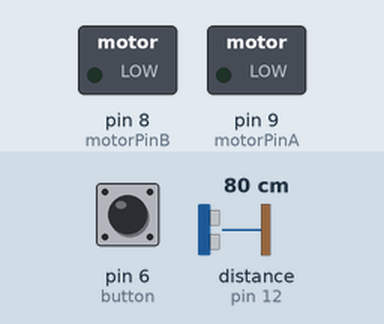
A sketch run on a simulated Arduino Uno, built with avr-gcc and run on an emulated ATmega328P. Shown: switched loads named in the sketch (green lamp = pin HIGH). The test bench sets the inputs (shaded band); at power-on: pin 6 (button) LOW, distance to the obstacle (sensor on pin 12) 80 cm. The echo pulse lasts 58.3 µs per cm; pins used as bus, display or sensor lines are not drawn.

Above: at 1.2 s.
1.3 s: pin 6 (button) pulled HIGH for 0.15 s
At 1.7 s:
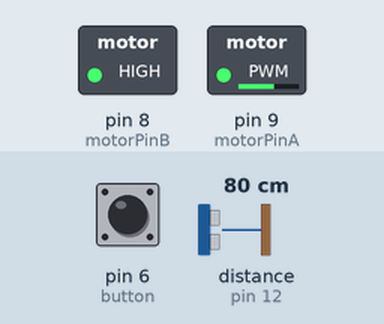
3.3 s: pin 6 (button) pulled HIGH for 3.2 s
At 8.0 s:
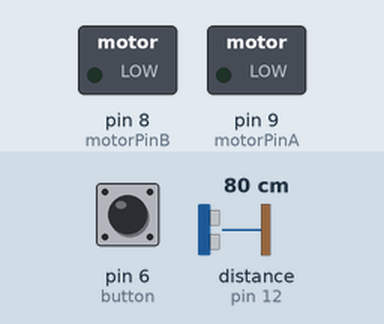
Timing chart, 0 to 9.5 s (numbered marks = the images above; inputs shaded):
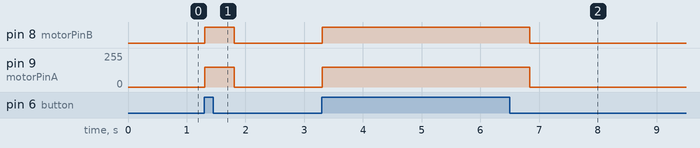

The sketch:

ultrasonic.ino
```cpp
/*
HC-SR04 Ping distance sensor]
VCC to arduino 5v GND to arduino GND
Echo to Arduino pin 13 Trig to Arduino pin 12
Red POS to Arduino pin 11
Green POS to Arduino pin 10
560 ohm resistor to both LED NEG and GRD power rail
*/

const int trigPin = 13;
const int echoPin = 12;

const int button = 6;

const int motorPinA = 9;
const int motorPinB = 8;

const int speed = 150;
const int delayTime = 2000;

int state = HIGH;      // the current state of the output pin
int previous = LOW;

// the follow variables are long's because the time, measured in miliseconds,
// will quickly become a bigger number than can be stored in an int.
long time = 0;         // the last time the output pin was toggled
long debounce = 200;   // the debounce time, increase if the output flickers

void setup() {
  Serial.begin (9600);
  pinMode(trigPin, OUTPUT);
  pinMode(echoPin, INPUT);
  //pinMode(led, OUTPUT);
  //pinMode(led2, OUTPUT);
  pinMode(motorPinA, OUTPUT);
  pinMode(motorPinB, OUTPUT);

  pinMode(button, INPUT);
}

void loop() {

int buttonState;
//
buttonState = digitalRead(button);

if (buttonState == HIGH)
{
    long duration, distance;
  digitalWrite(trigPin, LOW);  // Added this line
  delayMicroseconds(2); // Added this line
  digitalWrite(trigPin, HIGH);

  delayMicroseconds(10); // Added this line
  digitalWrite(trigPin, LOW);
  duration = pulseIn(echoPin, HIGH);
  distance = (duration / 2) / 29.1;

  if (distance < 7) {
    //digitalWrite(led, HIGH);
    //digitalWrite(led2, LOW);

    //Turn bot

    analogWrite(motorPinB,speed); //stop one motor
    analogWrite(motorPinA,0);
    delay(delayTime);
    //analogWrite(motorPin,0) ;

  }
  else {
    analogWrite(motorPinB,speed);
    analogWrite(motorPinA,speed);
  }
  delay(500);
 }
 else {
   analogWrite(motorPinB,0);
   analogWrite(motorPinA,0);
 }


//previous = buttonState;


}
```

Measured:
- after the input at 1.3 s, pin 8 (motorPinB): LOW → HIGH at once, → LOW 0.50 s later; pin 9 (motorPinA): 0/255 → 150/255 at once, → 0/255 0.50 s later
- after the input at 3.3 s, pin 8 (motorPinB): LOW → HIGH at once, → LOW 3.5 s later; pin 9 (motorPinA): 0/255 → 150/255 at once, → 0/255 3.5 s later
